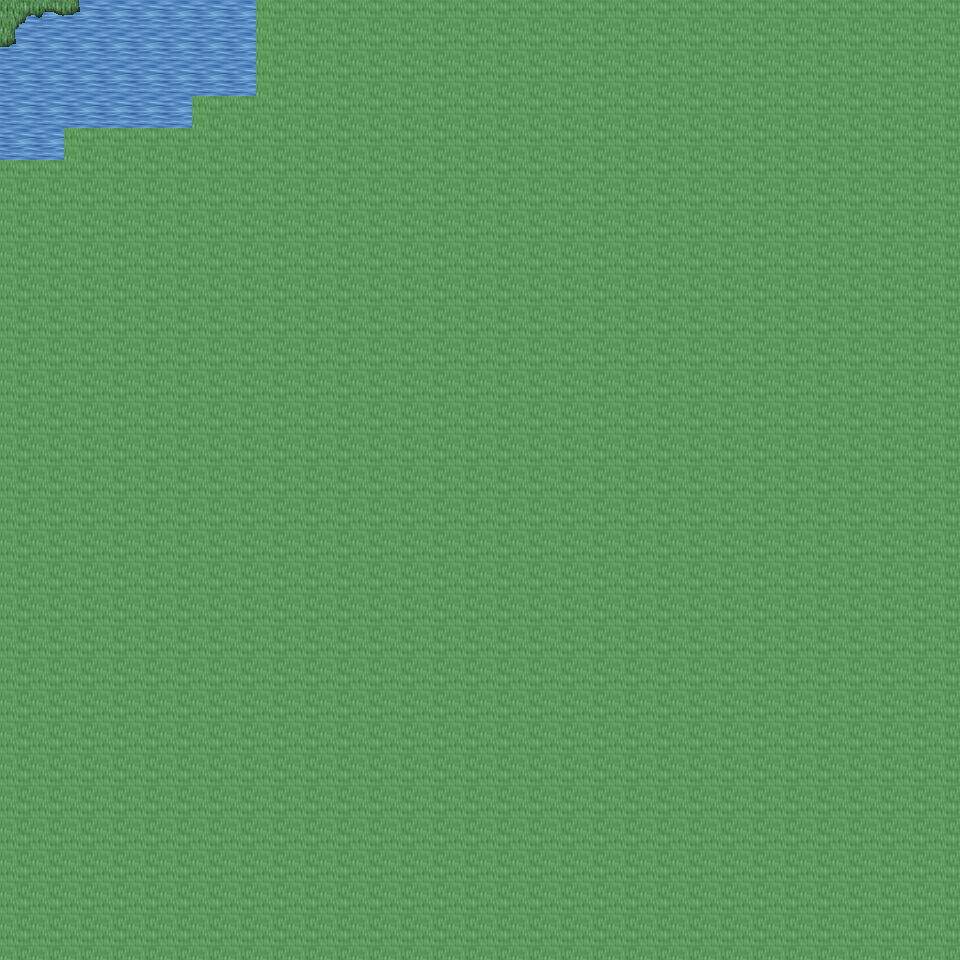

A level layout from a 2D game, rendered from its tile map. Below: a short description, then the map file with tile-grid data replaced by summaries:
An orthogonal 30x30 tile map with 32x32 px tiles, 6 tile layers (Ground, Object, Object2, Above, ...), 21 tilesets and 2 objects (2x mapchange).

<map version="1.0" orientation="orthogonal" renderorder="right-down" width="30" height="30" tilewidth="32" tileheight="32" nextobjectid="3">
  <tileset firstgid="1" name="tileset_ground_ground" tilewidth="32" tileheight="32" tilecount="33" columns="3">
    <image source="../drawable/tileset_ground_ground.png" width="96" height="352" />
  </tileset>
  <tileset firstgid="34" name="tileset_ground_water_pool" tilewidth="32" tileheight="32" tilecount="72" columns="3">
    <image source="../drawable/tileset_ground_water_pool.png" width="96" height="768" />
  </tileset>
  <tileset firstgid="106" name="tileset_plant_flower_daisy_red" tilewidth="32" tileheight="32" tilecount="8" columns="2">
    <image source="../drawable/tileset_plant_flower_daisy_red.png" width="64" height="128" />
  </tileset>
  <tileset firstgid="114" name="tileset_plant_flower_daisy_white" tilewidth="32" tileheight="32" tilecount="8" columns="2">
    <image source="../drawable/tileset_plant_flower_daisy_white.png" width="64" height="128" />
  </tileset>
  <tileset firstgid="122" name="tileset_plant_flower_daisy_yellow" tilewidth="32" tileheight="32" tilecount="8" columns="2">
    <image source="../drawable/tileset_plant_flower_daisy_yellow.png" width="64" height="128" />
  </tileset>
  <tileset firstgid="130" name="tileset_plant_flower_daisy_blue" tilewidth="32" tileheight="32" tilecount="8" columns="2">
    <image source="../drawable/tileset_plant_flower_daisy_blue.png" width="64" height="128" />
  </tileset>
  <tileset firstgid="138" name="tileset_plant_grasses" tilewidth="32" tileheight="32" tilecount="6" columns="3">
    <image source="../drawable/tileset_plant_grasses.png" width="96" height="64" />
  </tileset>
  <tileset firstgid="144" name="tileset_plant_tree_tree_darkgreen" tilewidth="32" tileheight="32" tilecount="88" columns="8">
    <image source="../drawable/tileset_plant_tree_tree_darkgreen.png" width="256" height="352" />
  </tileset>
  <tileset firstgid="232" name="tileset_ground_grass_edges" tilewidth="32" tileheight="32" tilecount="36" columns="12">
    <image source="../drawable/tileset_ground_grass_edges.png" width="384" height="96" />
  </tileset>
  <tileset firstgid="268" name="tileset_ground_grass_corners" tilewidth="32" tileheight="32" tilecount="24" columns="6">
    <image source="../drawable/tileset_ground_grass_corners.png" width="192" height="128" />
  </tileset>
  <tileset firstgid="292" name="tileset_furniture_table_long_side_on_pale" tilewidth="32" tileheight="32" tilecount="3" columns="3">
    <image source="../drawable/tileset_furniture_table_long_side_on_pale.png" width="96" height="32" />
  </tileset>
  <tileset firstgid="295" name="tileset_plant_stump_stump_brown" tilewidth="32" tileheight="32" tilecount="4" columns="2">
    <image source="../drawable/tileset_plant_stump_stump_brown.png" width="64" height="64" />
  </tileset>
  <tileset firstgid="299" name="tileset_item_sign_large" tilewidth="32" tileheight="32" tilecount="15" columns="5">
    <image source="../drawable/tileset_item_sign_large.png" width="160" height="96" />
  </tileset>
  <tileset firstgid="314" name="tileset_plant_stump_small_stump" tilewidth="32" tileheight="32" tilecount="4" columns="2">
    <image source="../drawable/tileset_plant_stump_small_stump.png" width="64" height="64" />
  </tileset>
  <tileset firstgid="318" name="tileset_building_wall_bricked_edges" tilewidth="32" tileheight="32" tilecount="25" columns="5">
    <image source="../drawable/tileset_building_wall_bricked_edges.png" width="160" height="160" />
  </tileset>
  <tileset firstgid="343" name="tileset_logic_collision" tilewidth="32" tileheight="32" tilecount="1" columns="1">
    <image source="../drawable/tileset_logic_collision.png" width="32" height="32" />
  </tileset>
  <tileset firstgid="344" name="tileset_object_boat" tilewidth="32" tileheight="32" tilecount="42" columns="6">
    <image source="../drawable/tileset_object_boat.png" width="192" height="224" />
  </tileset>
  <tileset firstgid="386" name="tileset_furniture_table_long_front_on_pale" tilewidth="32" tileheight="32" tilecount="3" columns="1">
    <image source="../drawable/tileset_furniture_table_long_front_on_pale.png" width="32" height="96" />
  </tileset>
  <tileset firstgid="389" name="tileset_ground_green_paving" tilewidth="32" tileheight="32" tilecount="18" columns="3">
    <image source="../drawable/tileset_ground_green_paving.png" width="96" height="192" />
  </tileset>
  <tileset firstgid="407" name="tileset_furniture_bed_double_peach" tilewidth="32" tileheight="32" tilecount="8" columns="2">
    <image source="../drawable/tileset_furniture_bed_double_peach.png" width="64" height="128" />
  </tileset>
  <tileset firstgid="415" name="tileset_furniture_bed_double_red" tilewidth="32" tileheight="32" tilecount="8" columns="2">
    <image source="../drawable/tileset_furniture_bed_double_red.png" width="64" height="128" />
  </tileset>
  <layer name="Ground" width="30" height="30">
    <data>[900 cells, 900 non-empty, 5 distinct tile ids]</data>
  </layer>
  <layer name="Object" width="30" height="30">
    <data>[900 cells, 20 non-empty, 11 distinct tile ids]</data>
  </layer>
  <layer name="Object2" width="30" height="30">
    <data>[900 cells, 0 non-empty, 0 distinct tile ids]</data>
  </layer>
  <layer name="Above" width="30" height="30">
    <data>[900 cells, 0 non-empty, 0 distinct tile ids]</data>
  </layer>
  <layer name="Above2" width="30" height="30">
    <data>[900 cells, 0 non-empty, 0 distinct tile ids]</data>
  </layer>
  <layer name="Walkable" width="30" height="30">
    <data>[900 cells, 868 non-empty, 1 distinct tile ids]</data>
  </layer>
  <objectgroup name="MapEvents">
    <object id="1" name="north" type="mapchange" x="0" y="0" width="256" height="32">
      <properties>
        <property name="map" value="0_ados_mountain_n2_w2_x4_y2" />
        <property name="place" value="south" />
      </properties>
    </object>
    <object id="2" name="west" type="mapchange" x="0" y="0" width="32" height="160">
      <properties>
        <property name="map" value="0_ados_mountain_n2_w2_x3_y3" />
        <property name="place" value="east" />
      </properties>
    </object>
  </objectgroup>
</map>
